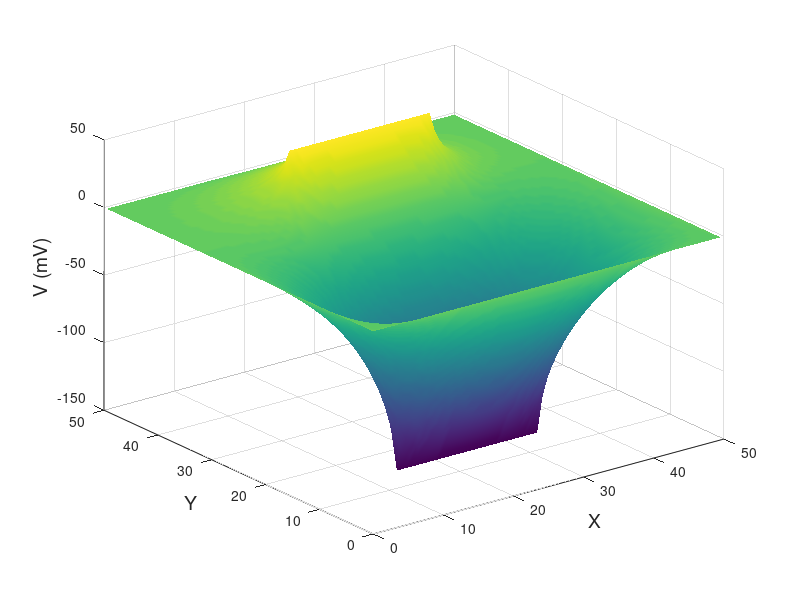

Here is the MATLAB script that generated this plot: (Note: this script raises an error after producing the figure.)
clear all
load p1.dat;
N=100; 
x=p1(:,1);
xarray=reshape(x,N,N);
y=p1(:,2);
yarray=reshape(y,N,N); 
z=p1(:,3);
zarray=reshape(z,N,N); 
surf(xarray,yarray,zarray,'linestyle','none') 
xlabel('X','fontsize',14)
ylabel('Y','fontsize',14) 
zlabel('V (mV)','fontsize',14)
shading interp;%camlight;
lighting phong 
grid on;
box on;